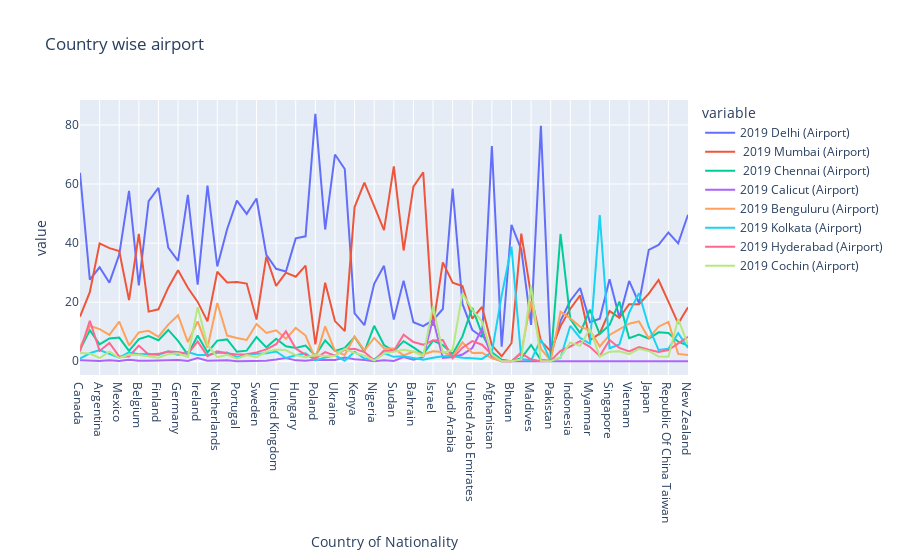

Notebook code cell kept with this figure:
### Code cell
px.line(df,df.index,['2019 Delhi (Airport)', ' 2019 Mumbai (Airport)',
       ' 2019 Chennai (Airport)', '2019 Calicut (Airport)',
       '2019 Benguluru (Airport)', '2019 Kolkata (Airport)',
       '2019 Hyderabad (Airport)', '2019 Cochin (Airport)'], title='Country wise airport')

### Figure 1 — Plotly figure (JSON) as saved in the notebook; plotly's stock layout.template omitted (floating-point values rounded to 4 significant figures)
{"data": [{"hovertemplate": "variable=2019 Delhi (Airport)<br>Country of Nationality=%{x}<br>value=%{y}<extra></extra>", "legendgroup": "2019 Delhi (Airport)", "line": {"color": "#636efa", "dash": "solid"}, "marker": {"symbol": "circle"}, "mode": "lines", "name": "2019 Delhi (Airport)", "orientation": "v", "showlegend": true, "type": "scatter", "x": ["Canada", "United States Of America", "Argentina", "Brazil", "Mexico", "Austria", "Belgium", "Denmark", "Finland", "France", "Germany", "Greece", "Ireland", "Italy", "Netherlands", "Norway", "Portugal", "Spain", "Sweden", "Switzerland", "United Kingdom", "Czech Rep.", "Hungary", "Kazakhstan", "Poland", "Russian Federation", "Ukraine", "Egypt", "Kenya", "Mauritius", "Nigeria", "South Africa", "Sudan", "Tanzania", "Bahrain", "Iraq", "Israel", "Oman", "Saudi Arabia", "Turkey", "United Arab Emirates", "Yemen", "Afghanistan", "Bangladesh", "Bhutan", "Iran", "Maldives", "Nepal", "Pakistan", "Sri Lanka", "Indonesia", "Malaysia", "Myanmar", "Philippines", "Singapore", "Thailand", "Vietnam", "China", "Japan", "Korea (Republic Of ", "Republic Of China Taiwan", "Australia", "New Zealand"], "xaxis": "x", "y": [63.8, 27.6, 31.8, 26.6, 36.1, 57.7, 25.7, 54.2, 58.7, 38.5, 34, 56.3, 25.9, 59.5, 32.1, 44.7, 54.4, 49.9, 55.1, 36, 31.3, 30.4, 41.6, 42.3, 83.8, 44.6, 70, 65.1, 16.2, 12.2, 26.2, 32.3, 14.1, 27.3, 13.2, 11.9, 13.9, 17.7, 58.5, 19.4, 10.6, 8.2, 72.9, 4.9, 46.2, 37.8, 12.3, 79.7, 1.9, 13.7, 20.5, 24.8, 13.2, 14.4, 27.8, 14.8, 27.2, 19.7, 37.7, 39.4, 43.6, 39.9, 49.6], "yaxis": "y"}, {"hovertemplate": "variable= 2019 Mumbai (Airport)<br>Country of Nationality=%{x}<br>value=%{y}<extra></extra>", "legendgroup": " 2019 Mumbai (Airport)", "line": {"color": "#EF553B", "dash": "solid"}, "marker": {"symbol": "circle"}, "mode": "lines", "name": " 2019 Mumbai (Airport)", "orientation": "v", "showlegend": true, "type": "scatter", "x": ["Canada", "United States Of America", "Argentina", "Brazil", "Mexico", "Austria", "Belgium", "Denmark", "Finland", "France", "Germany", "Greece", "Ireland", "Italy", "Netherlands", "Norway", "Portugal", "Spain", "Sweden", "Switzerland", "United Kingdom", "Czech Rep.", "Hungary", "Kazakhstan", "Poland", "Russian Federation", "Ukraine", "Egypt", "Kenya", "Mauritius", "Nigeria", "South Africa", "Sudan", "Tanzania", "Bahrain", "Iraq", "Israel", "Oman", "Saudi Arabia", "Turkey", "United Arab Emirates", "Yemen", "Afghanistan", "Bangladesh", "Bhutan", "Iran", "Maldives", "Nepal", "Pakistan", "Sri Lanka", "Indonesia", "Malaysia", "Myanmar", "Philippines", "Singapore", "Thailand", "Vietnam", "China", "Japan", "Korea (Republic Of ", "Republic Of China Taiwan", "Australia", "New Zealand"], "xaxis": "x", "y": [15.1, 23.4, 39.9, 38.3, 37.3, 20.7, 43.1, 16.8, 17.6, 24.9, 30.8, 24.9, 20.1, 13.5, 30.3, 26.7, 26.8, 26.3, 14.1, 35.4, 25.5, 30, 28.6, 32.4, 5.7, 26.6, 13.6, 10.2, 52.2, 60.5, 52.5, 44.4, 66, 37.5, 59.1, 64, 12, 33.5, 26.6, 25.5, 14.4, 18.4, 5.4, 1.7, 6.1, 43.2, 22.2, 6.8, 3.4, 11.9, 17.8, 22.3, 7.2, 9.4, 17, 14.7, 19.3, 19.3, 22.9, 27.5, 20.2, 12.8, 18.3], "yaxis": "y"}, {"hovertemplate": "variable= 2019 Chennai (Airport)<br>Country of Nationality=%{x}<br>value=%{y}<extra></extra>", "legendgroup": " 2019 Chennai (Airport)", "line": {"color": "#00cc96", "dash": "solid"}, "marker": {"symbol": "circle"}, "mode": "lines", "name": " 2019 Chennai (Airport)", "orientation": "v", "showlegend": true, "type": "scatter", "x": ["Canada", "United States Of America", "Argentina", "Brazil", "Mexico", "Austria", "Belgium", "Denmark", "Finland", "France", "Germany", "Greece", "Ireland", "Italy", "Netherlands", "Norway", "Portugal", "Spain", "Sweden", "Switzerland", "United Kingdom", "Czech Rep.", "Hungary", "Kazakhstan", "Poland", "Russian Federation", "Ukraine", "Egypt", "Kenya", "Mauritius", "Nigeria", "South Africa", "Sudan", "Tanzania", "Bahrain", "Iraq", "Israel", "Oman", "Saudi Arabia", "Turkey", "United Arab Emirates", "Yemen", "Afghanistan", "Bangladesh", "Bhutan", "Iran", "Maldives", "Nepal", "Pakistan", "Sri Lanka", "Indonesia", "Malaysia", "Myanmar", "Philippines", "Singapore", "Thailand", "Vietnam", "China", "Japan", "Korea (Republic Of ", "Republic Of China Taiwan", "Australia", "New Zealand"], "xaxis": "x", "y": [4, 10.5, 5.7, 7.7, 8, 3.5, 7.5, 8.5, 7.1, 10.6, 6.9, 2.2, 8.7, 3, 7, 7.4, 3.2, 3.6, 8.2, 4.7, 7.6, 5.1, 4.5, 5.3, 1.9, 7.1, 3.5, 4.5, 8.2, 3.3, 12, 5.5, 3.4, 6.8, 4.7, 2.4, 7, 5.5, 2.5, 8.4, 18.1, 9.2, 3, 0.5, 0, 1, 5.5, 0.4, 0.2, 43.1, 14.3, 9.5, 17.5, 9.2, 12.3, 20.2, 7.8, 9, 7.7, 9.8, 9.6, 6.6, 5.3], "yaxis": "y"}, {"hovertemplate": "variable=2019 Calicut (Airport)<br>Country of Nationality=%{x}<br>value=%{y}<extra></extra>", "legendgroup": "2019 Calicut (Airport)", "line": {"color": "#ab63fa", "dash": "solid"}, "marker": {"symbol": "circle"}, "mode": "lines", "name": "2019 Calicut (Airport)", "orientation": "v", "showlegend": true, "type": "scatter", "x": ["Canada", "United States Of America", "Argentina", "Brazil", "Mexico", "Austria", "Belgium", "Denmark", "Finland", "France", "Germany", "Greece", "Ireland", "Italy", "Netherlands", "Norway", "Portugal", "Spain", "Sweden", "Switzerland", "United Kingdom", "Czech Rep.", "Hungary", "Kazakhstan", "Poland", "Russian Federation", "Ukraine", "Egypt", "Kenya", "Mauritius", "Nigeria", "South Africa", "Sudan", "Tanzania", "Bahrain", "Iraq", "Israel", "Oman", "Saudi Arabia", "Turkey", "United Arab Emirates", "Yemen", "Afghanistan", "Bangladesh", "Bhutan", "Iran", "Maldives", "Nepal", "Pakistan", "Sri Lanka", "Indonesia", "Malaysia", "Myanmar", "Philippines", "Singapore", "Thailand", "Vietnam", "China", "Japan", "Korea (Republic Of ", "Republic Of China Taiwan", "Australia", "New Zealand"], "xaxis": "x", "y": [0.3, 0.2, 0.1, 0.3, 0.1, 0.5, 0.2, 0.2, 0.2, 0.2, 0.4, 0.1, 1.1, 0.2, 0.2, 0.3, 0, 0.1, 0.2, 0.2, 0.6, 1.1, 0.3, 0.2, 0.5, 0.4, 0.4, 1.3, 0.7, 0.4, 0, 0.3, 0.1, 1.4, 0.5, 1.4, 14.3, 1.1, 1.4, 2.3, 4.5, 11, 1.2, 0, 0, 0.1, 0, 0, 0.1, 0, 0, 0, 0, 0, 0, 0, 0, 0, 0, 0, 0.1, 0.1, 0], "yaxis": "y"}, {"hovertemplate": "variable=2019 Benguluru (Airport)<br>Country of Nationality=%{x}<br>value=%{y}<extra></extra>", "legendgroup": "2019 Benguluru (Airport)", "line": {"color": "#FFA15A", "dash": "solid"}, "marker": {"symbol": "circle"}, "mode": "lines", "name": "2019 Benguluru (Airport)", "orientation": "v", "showlegend": true, "type": "scatter", "x": ["Canada", "United States Of America", "Argentina", "Brazil", "Mexico", "Austria", "Belgium", "Denmark", "Finland", "France", "Germany", "Greece", "Ireland", "Italy", "Netherlands", "Norway", "Portugal", "Spain", "Sweden", "Switzerland", "United Kingdom", "Czech Rep.", "Hungary", "Kazakhstan", "Poland", "Russian Federation", "Ukraine", "Egypt", "Kenya", "Mauritius", "Nigeria", "South Africa", "Sudan", "Tanzania", "Bahrain", "Iraq", "Israel", "Oman", "Saudi Arabia", "Turkey", "United Arab Emirates", "Yemen", "Afghanistan", "Bangladesh", "Bhutan", "Iran", "Maldives", "Nepal", "Pakistan", "Sri Lanka", "Indonesia", "Malaysia", "Myanmar", "Philippines", "Singapore", "Thailand", "Vietnam", "China", "Japan", "Korea (Republic Of ", "Republic Of China Taiwan", "Australia", "New Zealand"], "xaxis": "x", "y": [4.6, 12, 10.9, 8.9, 13.4, 5.4, 9.8, 10.3, 8.3, 12.4, 15.6, 6.5, 13.5, 4.6, 19.7, 8.7, 7.9, 7.2, 12.6, 9.6, 10.5, 7.6, 11.3, 8.7, 0.8, 11.8, 3.5, 2.1, 8.4, 3.7, 7.9, 4.4, 4.3, 2, 3.3, 2.3, 3.4, 3.1, 1.7, 6.4, 2.8, 2.9, 1, 0.1, 0, 3.1, 20.3, 4.2, 0.2, 16.8, 14.5, 11.7, 10.5, 5, 8.9, 10.7, 12.7, 13.5, 7.8, 11.7, 13.3, 2.5, 2.1], "yaxis": "y"}, {"hovertemplate": "variable=2019 Kolkata (Airport)<br>Country of Nationality=%{x}<br>value=%{y}<extra></extra>", "legendgroup": "2019 Kolkata (Airport)", "line": {"color": "#19d3f3", "dash": "solid"}, "marker": {"symbol": "circle"}, "mode": "lines", "name": "2019 Kolkata (Airport)", "orientation": "v", "showlegend": true, "type": "scatter", "x": ["Canada", "United States Of America", "Argentina", "Brazil", "Mexico", "Austria", "Belgium", "Denmark", "Finland", "France", "Germany", "Greece", "Ireland", "Italy", "Netherlands", "Norway", "Portugal", "Spain", "Sweden", "Switzerland", "United Kingdom", "Czech Rep.", "Hungary", "Kazakhstan", "Poland", "Russian Federation", "Ukraine", "Egypt", "Kenya", "Mauritius", "Nigeria", "South Africa", "Sudan", "Tanzania", "Bahrain", "Iraq", "Israel", "Oman", "Saudi Arabia", "Turkey", "United Arab Emirates", "Yemen", "Afghanistan", "Bangladesh", "Bhutan", "Iran", "Maldives", "Nepal", "Pakistan", "Sri Lanka", "Indonesia", "Malaysia", "Myanmar", "Philippines", "Singapore", "Thailand", "Vietnam", "China", "Japan", "Korea (Republic Of ", "Republic Of China Taiwan", "Australia", "New Zealand"], "xaxis": "x", "y": [0.9, 2.7, 3.8, 2.4, 1.2, 3, 2.4, 2.5, 2.1, 3.4, 2.1, 3.1, 2.1, 2.1, 2.8, 3, 1.4, 2.3, 2.5, 2.7, 3.3, 1.1, 2, 2.7, 0.3, 1.3, 2, 0.2, 3.2, 0.9, 0.7, 2.7, 1.5, 1.7, 1.1, 0.5, 1.2, 1.7, 1.8, 1.2, 1, 0.8, 3.1, 22.3, 38.8, 0.8, 0.3, 7.4, 0.1, 1.2, 12, 7.9, 6, 49.5, 4.4, 5.7, 16.5, 23, 11.6, 3.8, 4.2, 9.5, 4.5], "yaxis": "y"}, {"hovertemplate": "variable=2019 Hyderabad (Airport)<br>Country of Nationality=%{x}<br>value=%{y}<extra></extra>", "legendgroup": "2019 Hyderabad (Airport)", "line": {"color": "#FF6692", "dash": "solid"}, "marker": {"symbol": "circle"}, "mode": "lines", "name": "2019 Hyderabad (Airport)", "orientation": "v", "showlegend": true, "type": "scatter", "x": ["Canada", "United States Of America", "Argentina", "Brazil", "Mexico", "Austria", "Belgium", "Denmark", "Finland", "France", "Germany", "Greece", "Ireland", "Italy", "Netherlands", "Norway", "Portugal", "Spain", "Sweden", "Switzerland", "United Kingdom", "Czech Rep.", "Hungary", "Kazakhstan", "Poland", "Russian Federation", "Ukraine", "Egypt", "Kenya", "Mauritius", "Nigeria", "South Africa", "Sudan", "Tanzania", "Bahrain", "Iraq", "Israel", "Oman", "Saudi Arabia", "Turkey", "United Arab Emirates", "Yemen", "Afghanistan", "Bangladesh", "Bhutan", "Iran", "Maldives", "Nepal", "Pakistan", "Sri Lanka", "Indonesia", "Malaysia", "Myanmar", "Philippines", "Singapore", "Thailand", "Vietnam", "China", "Japan", "Korea (Republic Of ", "Republic Of China Taiwan", "Australia", "New Zealand"], "xaxis": "x", "y": [3.3, 13.7, 3.5, 6.2, 1.6, 1.6, 5.3, 2.2, 2.5, 3.3, 3.1, 2.5, 6.7, 1.7, 3.4, 2.6, 2.3, 2.4, 3, 4, 5.8, 10.1, 4.3, 2.2, 0.9, 3.1, 1.9, 3.9, 4.2, 3.1, 0.3, 3.6, 3.5, 9, 6.5, 5.6, 7, 7.2, 1, 4.6, 6.8, 5.6, 2.2, 0, 0, 2.7, 0.6, 0, 0.2, 3.5, 5, 6.8, 4.9, 1.8, 7.2, 4.5, 3.3, 4.8, 3.9, 3.1, 3.8, 6, 8.3], "yaxis": "y"}, {"hovertemplate": "variable=2019 Cochin (Airport)<br>Country of Nationality=%{x}<br>value=%{y}<extra></extra>", "legendgroup": "2019 Cochin (Airport)", "line": {"color": "#B6E880", "dash": "solid"}, "marker": {"symbol": "circle"}, "mode": "lines", "name": "2019 Cochin (Airport)", "orientation": "v", "showlegend": true, "type": "scatter", "x": ["Canada", "United States Of America", "Argentina", "Brazil", "Mexico", "Austria", "Belgium", "Denmark", "Finland", "France", "Germany", "Greece", "Ireland", "Italy", "Netherlands", "Norway", "Portugal", "Spain", "Sweden", "Switzerland", "United Kingdom", "Czech Rep.", "Hungary", "Kazakhstan", "Poland", "Russian Federation", "Ukraine", "Egypt", "Kenya", "Mauritius", "Nigeria", "South Africa", "Sudan", "Tanzania", "Bahrain", "Iraq", "Israel", "Oman", "Saudi Arabia", "Turkey", "United Arab Emirates", "Yemen", "Afghanistan", "Bangladesh", "Bhutan", "Iran", "Maldives", "Nepal", "Pakistan", "Sri Lanka", "Indonesia", "Malaysia", "Myanmar", "Philippines", "Singapore", "Thailand", "Vietnam", "China", "Japan", "Korea (Republic Of ", "Republic Of China Taiwan", "Australia", "New Zealand"], "xaxis": "x", "y": [2.8, 2.6, 1.1, 3.3, 1.1, 2.3, 2.1, 1.7, 1.2, 2.4, 2.7, 1.5, 18.3, 5.6, 1.4, 2.2, 0.9, 2.1, 1.4, 3.2, 4, 3.7, 2.1, 1.4, 2.1, 1.8, 1.8, 4.2, 2.8, 1.9, 0.2, 2.6, 3.3, 3.9, 3.3, 1.7, 18.7, 2.9, 3.8, 23, 17.4, 13.5, 2.3, 0, 0, 0.6, 25.4, 0.1, 0, 1.4, 6.4, 5.2, 11, 1.6, 3.2, 3.4, 2.4, 4.2, 3.5, 1.6, 1.5, 14.3, 5.6], "yaxis": "y"}], "layout": {"legend": {"title": {"text": "variable"}, "tracegroupgap": 0}, "title": {"text": "Country wise airport"}, "xaxis": {"anchor": "y", "domain": [0, 1], "title": {"text": "Country of Nationality"}}, "yaxis": {"anchor": "x", "domain": [0, 1], "title": {"text": "value"}}}}
